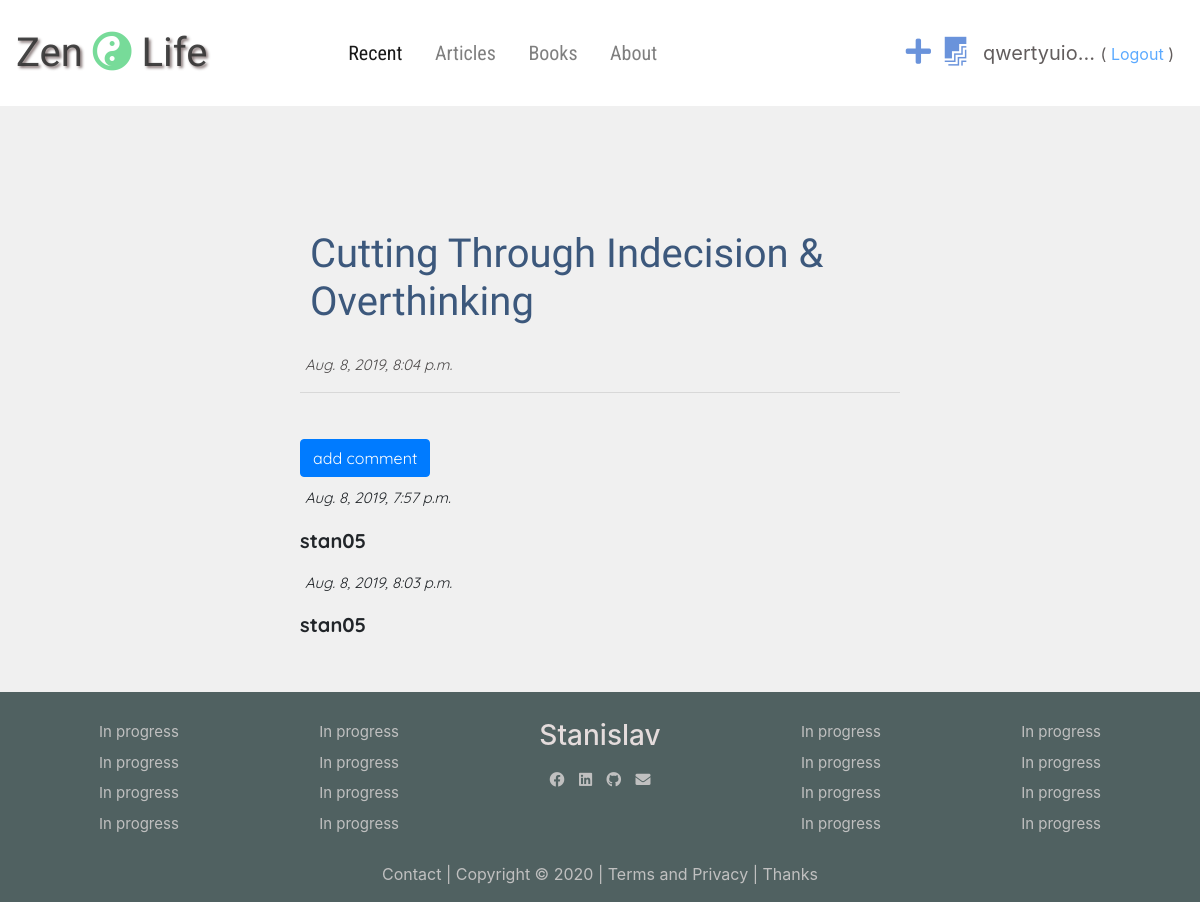
/post/4/ (signed in), run on the app's committed database.
### blogApp/models.py (models this page shows, shortened)
class Post(models.Model):
    author = models.ForeignKey('auth.User', on_delete=models.CASCADE)
    title = models.CharField(max_length=250)
    text = models.TextField()
    created_date = models.DateTimeField(default=timezone.now)
    published_date = models.DateTimeField(default=None)

class Comment(models.Model):
    post = models.ForeignKey('blogApp.Post', on_delete=models.CASCADE, related_name='comments') #if post deleted the comments will be also deleted
    author = models.CharField(max_length=200)
    created_date = models.DateTimeField(default=timezone.now)
    text = models.TextField()
    approved = models.BooleanField(null=True, blank=True)

### blogApp/views.py (the view)
# urls.py: path('post/<int:pk>/', views.post_detail, name='post_detail'),
def post_detail(request, pk):
    post = get_object_or_404(Post, pk=pk)
    stuff_for_frontend = {'post': post}
    return render(request, 'blogApp/post_detail.html', stuff_for_frontend)

### blogApp/templatetags/markdownify.py (called while the page is built)
@register.filter
def markdown(value):
    renderer = HighlightRenderer()
    markdown = mistune.Markdown(renderer=renderer)
    return markdown(value)

### blogApp/templates/blogApp/post_detail.html (shortened to what this page needs)
{% extends 'blogApp/base.html' %}
{% load markdownify %}
{% block content %}
    <div class="post-div">
        <h2>{{ post.title }}</h2>
        {% if post.published_date %}
            <p class="time">{{ post.published_date }}</p>
        {% endif %}
        <hr id="comments"><br>
        {% if user.is_authenticated  %}
            <a href="{% url 'post_comment' pk=post.pk %}" class="btn btn-primary">add comment</a>
        {% endif %}
    </div>
    <div class="comments">
        {% for comment in post.comments.all %}
            {% if comment.approved or user.is_superuser %}
                <p class="time"> {{ comment.created_date }}</p>
                <strong>{{ comment.author }}</strong>
            {% endif %}
        {% empty %}
            <br><br><br><p>No comments yet...</p><br>
        {% endfor %}
    </div>
{% endblock %}

### blogApp/templates/blogApp/base.html (shortened to what this page needs)
{% load staticfiles %}
<!DOCTYPE html>
<html>
<head>
    <link rel="stylesheet" href="https://stackpath.bootstrapcdn.com/bootstrap/4.4.1/css/bootstrap.min.css">
    <link rel="stylesheet" href="https://use.fontawesome.com/releases/v5.9.0/css/all.css">
    <link rel="stylesheet" href="https://use.fontawesome.com/releases/v5.9.0/css/v4-shims.css">
    <link rel="stylesheet" href=" {% static 'css/blogApp.css' %} ">
    <link rel="stylesheet" href=" {% static 'css/zenburn.css' %} ">
</head>
<body>
    <nav class="navbar navbar-expand-md navbar-light">
        <a class="navbar-brand logo" href=" {% url 'post_list' %} ">Zen <i class="fas fa-yin-yang"></i> Life</a>
        <div class="collapse navbar-collapse nav-div" id="navbarSupportedContent">
            <ul class="navbar-nav">
                <li class="nav-item active">
                    <a class="nav-link" href=" {% url 'post_list' %}">Recent</a>
                </li>
                <li class="nav-item">
                    <a class="nav-link" href=" {% url 'articles' %}">Articles</a>
                </li>
                <li class="nav-item">
                    <a class="nav-link" href=" {% url 'books' %}">Books</a>
                </li>
                <li class="nav-item">
                    <a class="nav-link" href=" {% url 'about' %}">About</a>
                </li>
            </ul>
        </div>
        <div class="nav-login">
            {% if user.is_authenticated %}
            <a href=" {% url 'post_new' %} " data-toggle="tooltip" data-placement="bottom" title="Add a post"><i id="" class="fas fa-plus"></i></a>
            <a href="{% url 'post_draft' %}" data-toggle="tooltip" data-placement="bottom" title="See my drafts"><i id="" class="fab fa-firstdraft"></i></a>
            <p> {{ user.username|truncatechars:10 }} <small>( <a href="{% url 'logout' %}?next={% url 'post_list' %}">Logout</a>
                    )</small></p>
            {% else %}
            <a href="{% url 'login' %}" class="nav-else"><i class="fas fa-sign-in-alt fa-2x"></i></a>
            {% endif %}
        </div>
    </nav>
    <div class="content-wrapper">
        <div class="content-div col-md-6">
            {% block content %}
            {% endblock %}
        </div>
    </div>
    <div class="footer-wrapper">
        <div class="footer-div">
            <ul class="d-sm-block d-none">
                <li><a href="">In progress</a></li>
                <li><a href="">In progress</a></li>
                <li><a href="">In progress</a></li>
                <li><a href="">In progress</a></li>
            </ul>
            <ul class="d-lg-block d-none">
                <li><a href="">In progress</a></li>
                <li><a href="">In progress</a></li>
                <li><a href="">In progress</a></li>
                <li><a href="">In progress</a></li>
            </ul>
            <ul class="contact-info">
                <li><h3>Stanislav</h3></li>
                <li>
                    <a href=""><i class="fab fa-facebook"></i></a>
                    <a href=""><i class="fab fa-linkedin"></i></a>
                    <a href=""><i class="fab fa-github"></i></a>
                    <a href=""><i class="fas fa-envelope"></i></a>
                </li>
            </ul>
            <ul class="d-sm-block d-none">
                <li><a href="">In progress</a></li>
                <li><a href="">In progress</a></li>
                <li><a href="">In progress</a></li>
                <li><a href="">In progress</a></li>
            </ul>
            <ul class="d-lg-block d-none">
                <li><a href="">In progress</a></li>
                <li><a href="">In progress</a></li>
                <li><a href="">In progress</a></li>
                <li><a href="">In progress</a></li>
            </ul>
        </div>
        <p id="copyright">
            <a href="" class="d-none d-sm-inline-block">
                Contact |
            </a>
            <a href="">
                Copyright © 2020
            </a>
            <a href="" class="d-none d-sm-inline-block">
                | Terms and Privacy
            </a>
            <a href="" class="d-none d-md-inline-block">
                | Thanks
            </a></p>
    </div>
</body>
</html>

### blogApp/static/css/blogApp.css (style rules this page uses)
* { margin: 0; padding: 0; }
html, body { min-height: 100%; height: 100%; width: 100%; margin: 0; padding: 0; font-size: 100%; }
body { background-color: rgb(240, 240, 240); font-size: 16px; }
.navbar { background: #fff; }
.nav-div ul li { padding-right: 6% !important; }
.nav-div ul li a { font-size: 1.25rem; font-family: 'Roboto Condensed', sans-serif; color: rgb(59, 53, 53); }
.logo { color: rgb(105, 87, 87); font-size: 2.5rem; padding-right: 10%; font-family: 'Barriecito', cursive; text-shadow: 2px 2px 3px rgb(105, 87, 87); opacity: 0.8; }
.logo i { color: rgb(86, 211, 128); text-shadow: none; }
.nav-login { display: none; }
.nav-login a i { color: rgb(106, 147, 219); padding: 1.9rem 0.425rem; font-size: 1.8rem; }
.nav-login p { font-size: 1.25rem; color: rgb(59, 53, 53); opacity: 0.8; padding: 1.25rem 0.625rem; float: right; margin: 0; }
.nav-login p a { text-decoration: none; opacity: 0.8; }
.content-wrapper { text-align: center; margin-top: 7% }
.content-div { display: inline-block; text-align: left; padding: 1.25rem 0px; font-family: 'Quicksand', sans-serif; font-size: 1.25rem; }
.post-div { padding: 0.625rem 0; }
.post-div h2 { padding: 0.625rem 1.25rem 1.25rem 0.625rem; font-family: 'Indie Flower', cursive; font-size: 2.5rem; color: rgb(60, 88, 124); }
.post-div p { color: rgb(77, 74, 74); }
.time { margin-left: 5px !important; font-style: italic; font-size: 0.9375rem; }
.footer-wrapper { background-color: rgb(80, 97, 97); width: 100%; }
.footer-wrapper p { text-align: center; color: silver; padding-bottom: 1rem !important; margin: 0; }
.footer-div { color: rgb(228, 220, 220); margin: 1rem 1.8rem; display: flex; text-align: center; justify-content: space-around; padding-top: 1rem; }
.footer-div ul { flex-flow: column; list-style: none; margin: 0.5rem 1rem; }
.footer-div ul li { padding: 3px; }
.footer-div ul li a { color: silver; text-decoration: none; font-size: 0.9375rem; }
.contact-info a i { padding: 5px; }
#copyright a { text-decoration: none; color: silver; }
@media only screen and (min-width: 768px) { .nav-login { display: flex; align-items: center; } }

### data on the page
Post: title "Cutting Through Indecision & Overthinking", published_date "Aug. 8, 2019, 8:04 p.m."
Comment: created_date "Aug. 8, 2019, 7:57 p.m.", author "stan05"
Comment: created_date "Aug. 8, 2019, 8:03 p.m.", author "stan05"

### other printed values
{{ user.username|truncatechars:10 }} "qwertyuio…"
